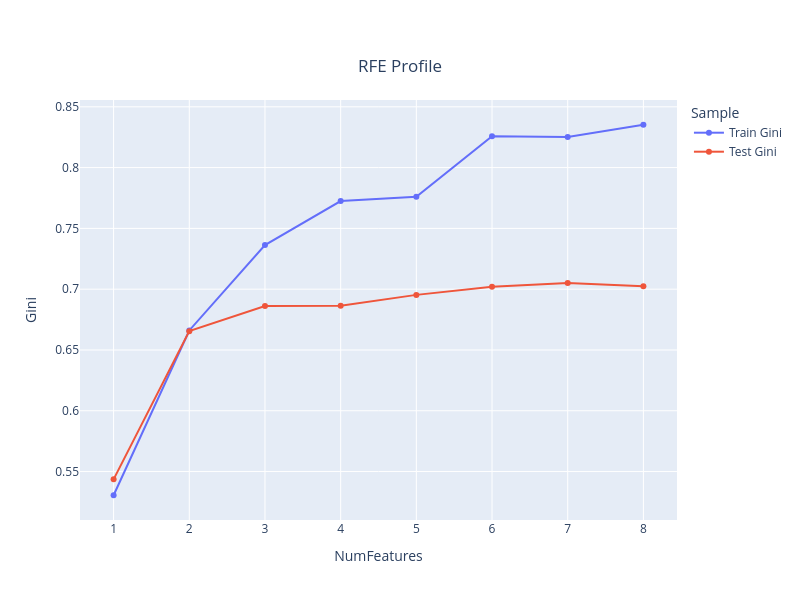

Notebook code cell kept with this figure:
### Code cell
# Display Results#
display(results)

# Prepare for Plot
results2=pd.melt(results, id_vars='NumFeatures', value_vars=['Train Gini', 'Test Gini'], var_name='Sample', value_name='Gini')

# Plot RFE Profile
fig = px.line(results2, 
              x="NumFeatures", 
              y="Gini", 
              color='Sample',
              title='RFE Profile',
              labels={'x': 'Number of Features', 'y':'Gini'},
              markers=True,
              width=800,
              height=600)
fig.update_layout(title_x=0.5, title_y=0.9)
fig.show()

### Figure 1 — Plotly figure (JSON) as saved in the notebook; plotly's stock layout.template omitted (floating-point values rounded to 4 significant figures)
{"data": [{"hovertemplate": "Sample=Train Gini<br>NumFeatures=%{x}<br>Gini=%{y}<extra></extra>", "legendgroup": "Train Gini", "line": {"color": "#636efa", "dash": "solid"}, "marker": {"symbol": "circle"}, "mode": "lines+markers", "name": "Train Gini", "orientation": "v", "showlegend": true, "type": "scatter", "x": [8, 7, 6, 5, 4, 3, 2, 1], "xaxis": "x", "y": [0.8352, 0.8253, 0.8258, 0.776, 0.7724, 0.7363, 0.666, 0.5305], "yaxis": "y"}, {"hovertemplate": "Sample=Test Gini<br>NumFeatures=%{x}<br>Gini=%{y}<extra></extra>", "legendgroup": "Test Gini", "line": {"color": "#EF553B", "dash": "solid"}, "marker": {"symbol": "circle"}, "mode": "lines+markers", "name": "Test Gini", "orientation": "v", "showlegend": true, "type": "scatter", "x": [8, 7, 6, 5, 4, 3, 2, 1], "xaxis": "x", "y": [0.7024, 0.7052, 0.7021, 0.6953, 0.6863, 0.6861, 0.6655, 0.5436], "yaxis": "y"}], "layout": {"height": 600, "legend": {"title": {"text": "Sample"}, "tracegroupgap": 0}, "title": {"text": "RFE Profile", "x": 0.5, "y": 0.9}, "width": 800, "xaxis": {"anchor": "y", "domain": [0, 1], "title": {"text": "NumFeatures"}}, "yaxis": {"anchor": "x", "domain": [0, 1], "title": {"text": "Gini"}}}}
